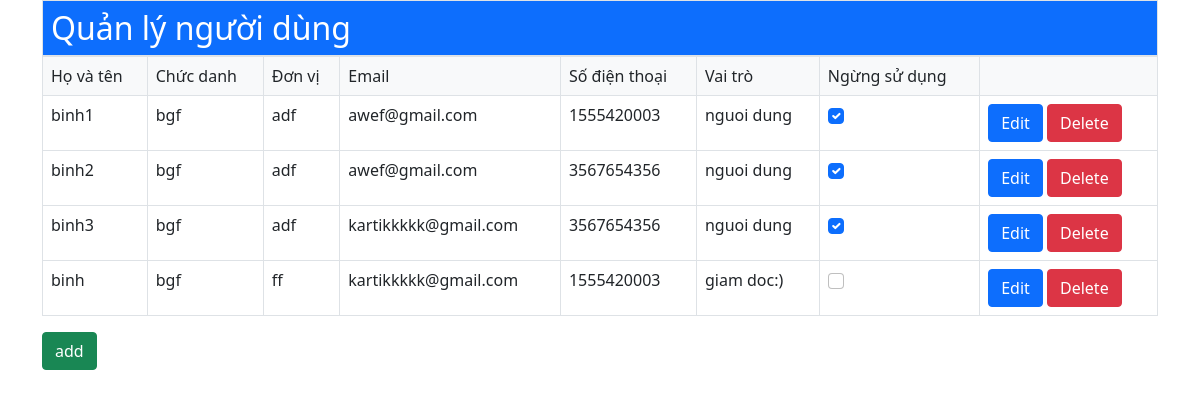
The page / on the database its author committed.
### tables this page shows
CREATE TABLE `user` (
  `id` int(255) NOT NULL,
  `name` varchar(255) NOT NULL,
  `position` varchar(255) NOT NULL,
  `unit` varchar(255) NOT NULL,
  `Email` varchar(255) NOT NULL,
  `tel` varchar(15) DEFAULT NULL,
  `role` varchar(255) NOT NULL,
  `stop_using` int(1) DEFAULT NULL COMMENT '1:có,0:không'
);

### index.php (the view, shortened to what this page needs)
<?php
include "connect_to_db.php";
$query = mysqli_query($conn, "select * from `user`");
?>
<html lang="en">
    <head>
    </head>
    <body>
        <div class="container">
            <div class="border bg-primary">
                <h2 class="text-white m-2">Quản lý người dùng</h2>
            </div>
            <table class='table table-bordered'>
                <tr class="bg-light">
                    <td>Họ và tên</td>
                    <td>Chức danh</td>
                    <td>Đơn vị</td>
                    <td>Email</td>
                    <td>Số điện thoại</td>
                    <td>Vai trò</td>
                    <td>Ngừng sử dụng</td>
                    <td></td>
                </tr>
                <?php while ($row = mysqli_fetch_array($query)) { ?>
                    <tr>
                        <td><?php echo $row['name']; ?></td>
                        <td><?php echo $row['position']; ?></td>
                        <td><?php echo $row['unit']; ?></td>
                        <td><?php echo $row['Email']; ?></td>
                        <td><?php echo $row['tel']; ?></td>
                        <td><?php echo $row['role']; ?></td>
                        <td><input type="checkbox" class="form-check-input" <?php if($row['stop_using']=='1'){echo 'checked';} ?>></td>
                        <td class="border">
                            <a class="btn btn-primary" href="edit.php?id=<?php echo $row['id']; ?>" role="button">Edit</a>
                            <a class="btn btn-danger" id="delete_button-1" href="delete.php?id=<?php echo $row['id']; ?>" role="button">Delete</a>
                        </td>
                    </tr>
                <?php } ?>
            </table>
            <button type="button" id="btn_add" class="btn btn-success" onclick="loadDoc()">add</button>
        </div>
    </body>
</html>

### connect_to_db.php (shortened to what this page needs)
<head>
    <link href="https://cdn.jsdelivr.net/npm/bootstrap@5.0.1/dist/css/bootstrap.min.css" rel="stylesheet"
>
</head>

### rows shown on the page
user: name "binh1", position "bgf", unit "adf", Email "awef@gmail.com", tel "1555420003", role "nguoi dung", stop_using "☑"
user: name "binh2", position "bgf", unit "adf", Email "awef@gmail.com", tel "3567654356", role "nguoi dung", stop_using "☑"
user: name "binh3", position "bgf", unit "adf", Email "kartikkkkk@gmail.com", tel "3567654356", role "nguoi dung", stop_using "☑"
user: name "binh", position "bgf", unit "ff", Email "kartikkkkk@gmail.com", tel "1555420003", role "giam doc:)"
